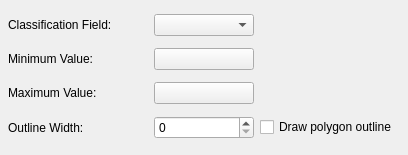
<ui version="4.0" >
 <author></author>
 <comment></comment>
 <exportmacro></exportmacro>
 <class>QgsContinuousColorDialogBase</class>
 <widget class="QDialog" name="QgsContinuousColorDialogBase" >
  <property name="geometry" >
   <rect>
    <x>0</x>
    <y>0</y>
    <width>408</width>
    <height>155</height>
   </rect>
  </property>
  <property name="windowTitle" >
   <string>Continuous color</string>
  </property>
  <layout class="QGridLayout" >
   <property name="margin" >
    <number>8</number>
   </property>
   <property name="spacing" >
    <number>6</number>
   </property>
   <item row="3" column="1" >
    <widget class="QSpinBox" name="outlinewidthspinbox" />
   </item>
   <item row="3" column="2" >
    <widget class="QCheckBox" name="cb_polygonOutline" >
     <property name="text" >
      <string>Draw polygon outline</string>
     </property>
    </widget>
   </item>
   <item row="0" column="0" >
    <widget class="QLabel" name="classvarlabel" >
     <property name="minimumSize" >
      <size>
       <width>0</width>
       <height>20</height>
      </size>
     </property>
     <property name="text" >
      <string>Classification Field:</string>
     </property>
     <property name="buddy" >
      <cstring>classificationComboBox</cstring>
     </property>
    </widget>
   </item>
   <item row="1" column="0" >
    <widget class="QLabel" name="mincolorlabel" >
     <property name="minimumSize" >
      <size>
       <width>0</width>
       <height>20</height>
      </size>
     </property>
     <property name="text" >
      <string>Minimum Value:</string>
     </property>
     <property name="buddy" >
      <cstring>btnMinValue</cstring>
     </property>
    </widget>
   </item>
   <item row="3" column="0" >
    <widget class="QLabel" name="outlinewidthlabel" >
     <property name="minimumSize" >
      <size>
       <width>0</width>
       <height>20</height>
      </size>
     </property>
     <property name="text" >
      <string>Outline Width:</string>
     </property>
     <property name="buddy" >
      <cstring>outlinewidthspinbox</cstring>
     </property>
    </widget>
   </item>
   <item row="2" column="1" >
    <widget class="QToolButton" name="btnMaxValue" >
     <property name="minimumSize" >
      <size>
       <width>100</width>
       <height>22</height>
      </size>
     </property>
     <property name="maximumSize" >
      <size>
       <width>100</width>
       <height>22</height>
      </size>
     </property>
     <property name="text" >
      <string/>
     </property>
    </widget>
   </item>
   <item row="2" column="0" >
    <widget class="QLabel" name="maxcolorlabel" >
     <property name="minimumSize" >
      <size>
       <width>0</width>
       <height>20</height>
      </size>
     </property>
     <property name="text" >
      <string>Maximum Value:</string>
     </property>
     <property name="buddy" >
      <cstring>btnMaxValue</cstring>
     </property>
    </widget>
   </item>
   <item row="1" column="1" >
    <widget class="QToolButton" name="btnMinValue" >
     <property name="minimumSize" >
      <size>
       <width>100</width>
       <height>22</height>
      </size>
     </property>
     <property name="maximumSize" >
      <size>
       <width>100</width>
       <height>22</height>
      </size>
     </property>
     <property name="text" >
      <string/>
     </property>
    </widget>
   </item>
   <item row="0" column="1" >
    <widget class="QComboBox" name="classificationComboBox" >
     <property name="minimumSize" >
      <size>
       <width>0</width>
       <height>20</height>
      </size>
     </property>
    </widget>
   </item>
  </layout>
 </widget>
 <layoutdefault spacing="6" margin="11" />
 <pixmapfunction>qPixmapFromMimeSource</pixmapfunction>
 <resources/>
 <connections/>
</ui>
